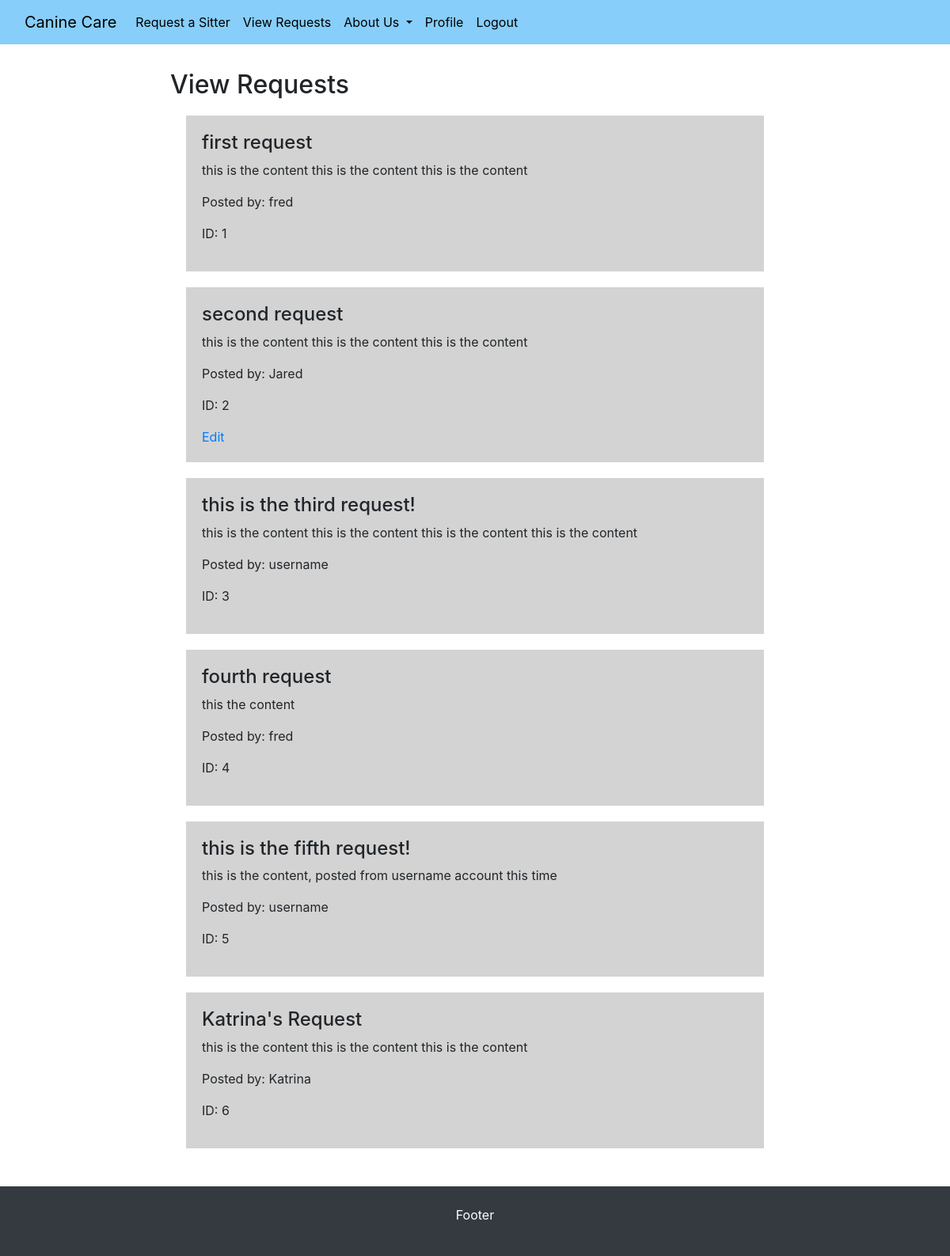
Before: /view-requests/ (signed in) with the older database file.
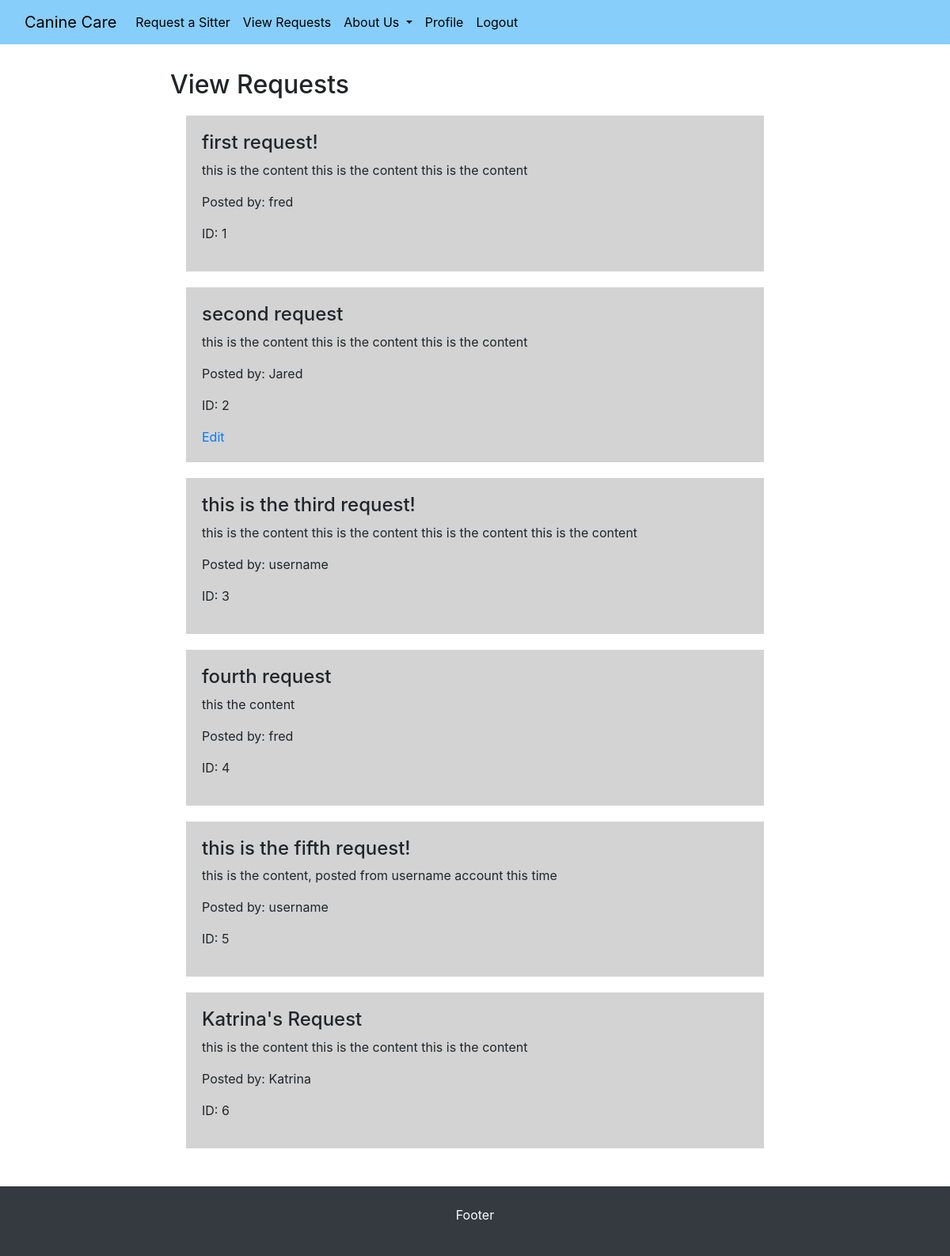
After: the same page with the newer database file.
### project/models.py (models this page shows)
class Reqs(db.Model):
    id = db.Column(db.Integer, primary_key=True, autoincrement=True)
    title = db.Column(db.String(100))
    content = db.Column(db.String(1000))
    poster = db.Column(db.String(1000))

### project/main.py (the view)
@main.route('/view-requests/')
@login_required
def viewrequests():
    return render_template('view.html', reqs=Reqs.query.all(), name=current_user.name)

### project/__init__.py (called while the page is built)
def create_app():
    app = Flask(__name__)
    app.config['SECRET_KEY'] = 'secret-key-goes-here'
    app.config['SQLALCHEMY_DATABASE_URI'] = 'sqlite:///db.sqlite'
    db.init_app(app)
    login_manager = LoginManager()
    login_manager.login_view = 'auth.login'
    login_manager.init_app(app)
    from .models import User
    @login_manager.user_loader
    def load_user(user_id):
        return User.query.get(int(user_id))
    from .auth import auth as auth_blueprint
    app.register_blueprint(auth_blueprint)
    from .main import main as main_blueprint
    app.register_blueprint(main_blueprint)
    return app

### project/templates/view.html
{% extends "base.html" %}
{% block content %}
  <h2 class="title">
    View Requests
  </h2>
  {% for req in reqs %}
    <div class='request'>
      <h4>{{ req.title }}</h4>
      <p>{{ req.content }}</p>
      <p>Posted by: {{ req.poster }}</p>
      <p>ID: {{ req.id }} </p>
    {% if req.poster == name %}
      <a href="{{ url_for('main.editrequest', id=req.id) }}">Edit</a>
    {% endif %}
    </div>
  {% endfor %}
{% endblock %}

### project/templates/base.html (shortened to what this page needs)
<!DOCTYPE html>
<html>
<head>
  <link rel="stylesheet" href="https://cdn.jsdelivr.net/npm/bootstrap@4.6.2/dist/css/bootstrap.min.css">
  <link rel="stylesheet" type="text/css" href={{ url_for('static', filename='styles/global.css') }}/>
  <link rel="stylesheet" type="text/css" href={{ url_for('static', filename='styles/navbar.css') }}/>
</head>
<body>
  <header>
    <nav class="navbar navbar-expand-sm" id="navbar">
      <div class="container-fluid">
          <a class="navbar-brand" href="{{ url_for('main.index') }}">Canine Care</a>
          <div class="collapse navbar-collapse" id="navbarID">
              <div class="navbar-nav">
                  <a class="nav-link active" aria-current="page" href="{{ url_for('main.createrequest') }}">Request a Sitter</a>
                  <a class="nav-link active" aria-current="page" href="{{ url_for('main.viewrequests') }}">View Requests</a>
                  <li class="nav-item dropdown">
                    <a class="nav-link dropdown-toggle" href="#" id="navbarDropdownMenuLink" data-toggle="dropdown" aria-haspopup="true" aria-expanded="false">
                      About Us
                    </a>
                  </li>
                  {% if current_user.is_authenticated %}
                    <a href="{{ url_for('main.profile') }}" class="nav-link active" aria-current="page">
                      Profile
                    </a>
                  {% endif %}
                  {% if current_user.is_authenticated %}
                    <a href="{{ url_for('auth.logout') }}" class="nav-link active" aria-current="page">
                      Logout
                    </a>
                  {% endif %}
              </div>
          </div>
        </div>
    </nav>
  </header>
  <div class="col-sm-8 container pt-3 my-3">
      {% block content %}
      {% endblock %}
  </div>
  <div class="mt-5 p-4 bg-dark text-white text-center">
    <p>Footer</p>
  </div>
</body>
</html>

### project/static/styles/global.css (style rules this page uses)
body { background-color: white; }
.request { padding: 20px; margin: 20px; background-color: lightgray; }

### project/static/styles/navbar.css (style rules this page uses)
.navbar.navbar-expand-sm { background-color: lightskyblue; }
.navbar.navbar-expand-sm .navbar-brand { color: black; }
.navbar.navbar-expand-sm .nav-link { color: black; }

Changed rows visible on the page:
changed Reqs id 1: title "first request" → "first request!"
